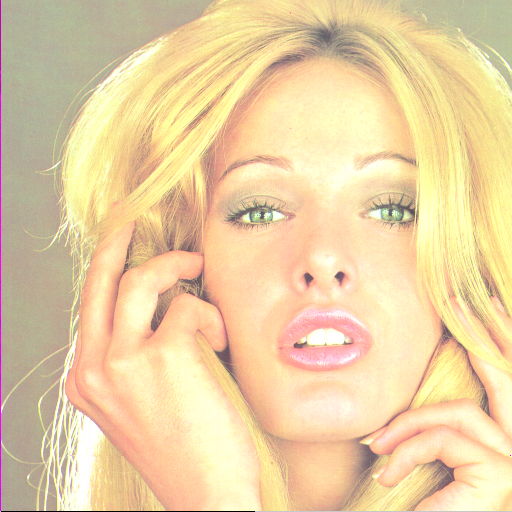
%> input picture Image/tiffany.bmp, 512 x 512 px
$ octave BitEdge.m   (GNU Octave 9; MATLAB toolbox functions it lacks are replaced by stand-ins)
%> lines starting %> are read from the running program, lines starting %| are printed output that depends on the picture
### PSNR.m
function psnr=PSNR(A,S)
%%% [psnr]=PSNR(A,S) 计算原图像和载密图像的峰值信噪比
%%% A                原图
%%% S                载密图像
%%% psnr             返回峰值信噪比
[M,N]=size(A);
x_source=A;
x_temp1=double(S)-double(x_source);
x_temp2=x_temp1( : );
x_temp3=abs(x_temp2);
x_temp4=x_temp3'*x_temp3;
d_embed=x_temp4/(M*N);
SDR1=255*255/d_embed;
psnr=10*log10(SDR1);

### BitEdge.m
clear,clc

image = imread('Image/tiffany.bmp');
%> image is the input picture: size 512x512x3 uint8; mean R, G, B 234.2, 208.6, 163.6
I = rgb2gray(image);

I_edge = edge(I,'canny');
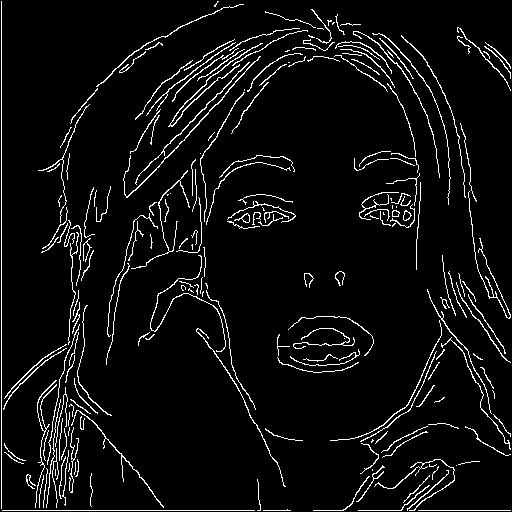
%> I_edge: size 512x512 logical; 5.6% white in thin lines or dots
I7 = bitand(I,bin2dec('11111110'));
I7_edge = edge(I7,'canny');
%> I7_edge: size 512x512 logical; 5.6% white in thin lines or dots
I6 = bitand(I,bin2dec('11111100'));
I6_edge = edge(I6,'canny');
%> I6_edge: size 512x512 logical; 5.6% white in thin lines or dots
I5 = bitand(I,bin2dec('11111000'));
I5_edge = edge(I5,'canny');
%> I5_edge: size 512x512 logical; 5.6% white in thin lines or dots
I4 = bitand(I,bin2dec('11110000'));
I4_edge = edge(I5,'canny');
I3 = bitand(I,bin2dec('11100000'));
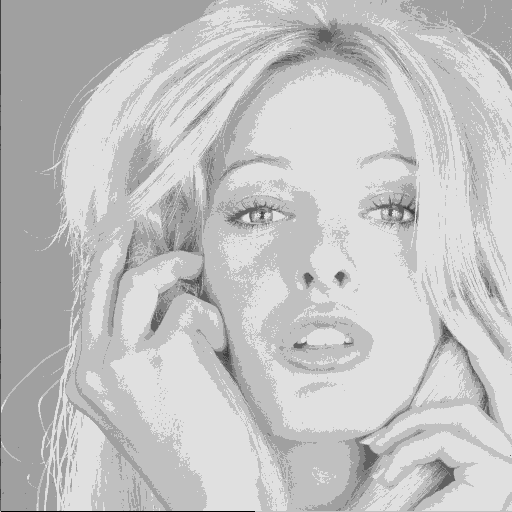
%> I3: size 512x512 uint8; min 0, max 224, mean 195.3
I3_edge = edge(I3,'canny');
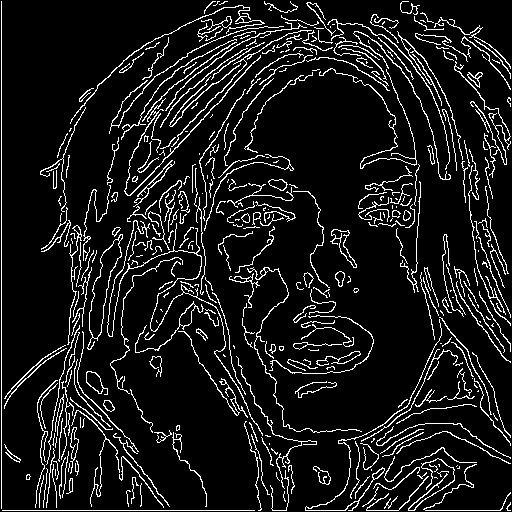
%> I3_edge: size 512x512 logical; 9.8% white in thin lines or dots
I2 = bitand(I,bin2dec('11100000'));
I2_edge = edge(I2,'canny');
I1 = bitand(I,bin2dec('11100000'));
I1_edge = edge(I1,'canny');

figure
subplot(2,4,1)
imshow(I_edge)
title(strcat('ǰ8bits,PSNR=',num2str(PSNR(I,I))))
%> in PSNR, `x_temp1=double(S)-double(x_source);`: x_temp1: size 512x512 double; every value is 0
%> in PSNR, `x_temp4=x_temp3'*x_temp3;`: x_temp4 = 0
%> in PSNR, `SDR1=255*255/d_embed;`: SDR1 = Inf
subplot(2,4,2)
imshow(I7_edge)
title(strcat('ǰ7bits,PSNR=',num2str(PSNR(I,I7))))
%> in PSNR (call 2), `x_temp1=double(S)-double(x_source);`: x_temp1: size 512x512 double; values -1 (black) and 0 (white), 50.1% white; black in thin lines or dots
subplot(2,4,3)
imshow(I6_edge)
title(strcat('ǰ6bits,PSNR=',num2str(PSNR(I,I6))))
%> in PSNR (call 3), `x_temp1=double(S)-double(x_source);`:
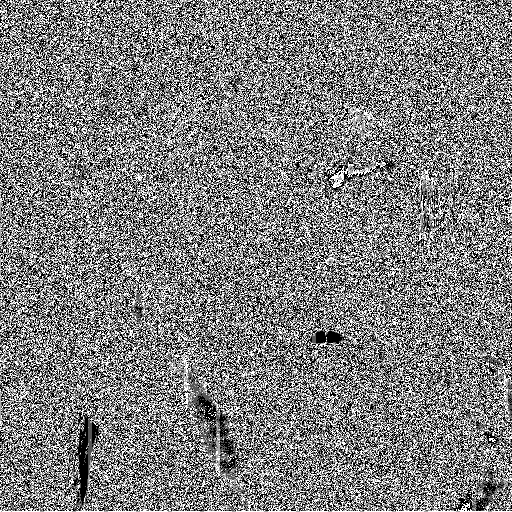
%> x_temp1: size 512x512 double; min -3, max 0, mean -1.5; drawn with min black and max white
%> in PSNR (call 3), `x_temp4=x_temp3'*x_temp3;`: x_temp4 = 919495
%> in PSNR (call 3), `d_embed=x_temp4/(M*N);`: d_embed = 3.51
%> in PSNR (call 3), `SDR1=255*255/d_embed;`: SDR1 = 18538.3
%> in PSNR (call 3), `psnr=10*log10(SDR1);`: psnr = 42.68
subplot(2,4,4)
imshow(I5_edge)
title(strcat('ǰ5bits,PSNR=',num2str(PSNR(I,I5))))
%> in PSNR (call 4), `x_temp1=double(S)-double(x_source);`:
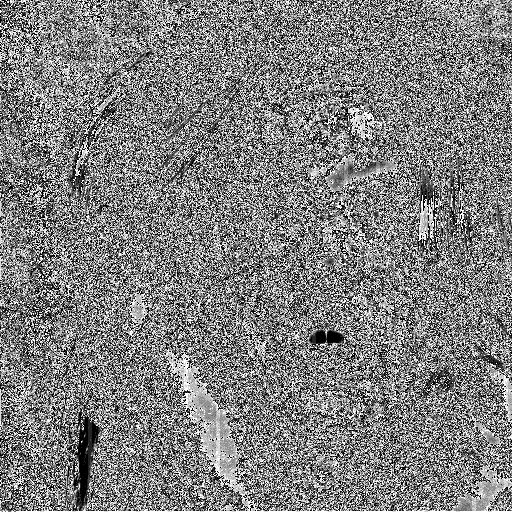
%> x_temp1: size 512x512 double; min -7, max 0, mean -3.49; drawn with min black and max white
%> in PSNR (call 4), `x_temp4=x_temp3'*x_temp3;`: x_temp4 = 4571775
%> in PSNR (call 4), `d_embed=x_temp4/(M*N);`: d_embed = 17.44
%> in PSNR (call 4), `SDR1=255*255/d_embed;`: SDR1 = 3728.5
%> in PSNR (call 4), `psnr=10*log10(SDR1);`: psnr = 35.72
subplot(2,4,5)
imshow(I4_edge)
title(strcat('ǰ4bits,PSNR=',num2str(PSNR(I,I4))))
%> in PSNR (call 5), `x_temp1=double(S)-double(x_source);`:
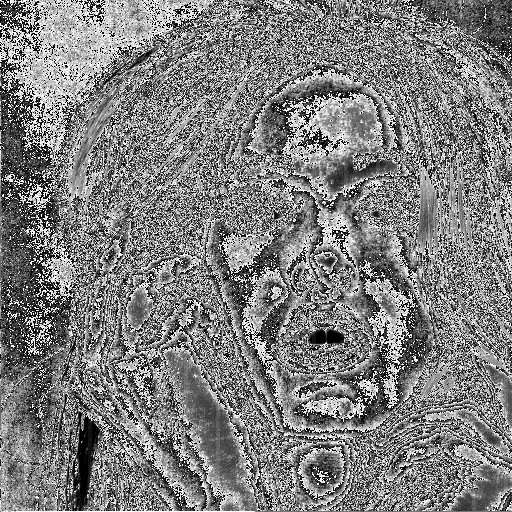
%> x_temp1: size 512x512 double; min -15, max 0, mean -7.56; drawn with min black and max white
%> in PSNR (call 5), `x_temp4=x_temp3'*x_temp3;`: x_temp4 = 20605839
%> in PSNR (call 5), `d_embed=x_temp4/(M*N);`: d_embed = 78.61
%> in PSNR (call 5), `SDR1=255*255/d_embed;`: SDR1 = 827.2
%> in PSNR (call 5), `psnr=10*log10(SDR1);`: psnr = 29.18
subplot(2,4,6)
imshow(I3_edge)
title(strcat('ǰ3bits,PSNR=',num2str(PSNR(I,I3))))
%> in PSNR (call 6), `x_temp1=double(S)-double(x_source);`:
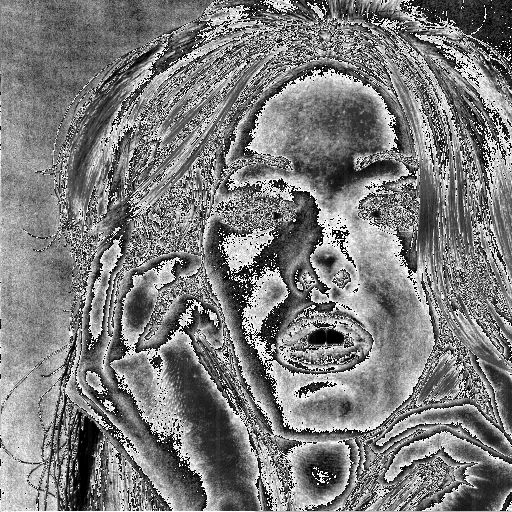
%> x_temp1: size 512x512 double; min -31, max 0, mean -15.85; drawn with min black and max white
%> in PSNR (call 6), `x_temp4=x_temp3'*x_temp3;`: x_temp4 = 85353391
%> in PSNR (call 6), `d_embed=x_temp4/(M*N);`: d_embed = 325.6
%> in PSNR (call 6), `SDR1=255*255/d_embed;`: SDR1 = 199.7
%> in PSNR (call 6), `psnr=10*log10(SDR1);`: psnr = 23
subplot(2,4,7)
imshow(I2_edge)
title(strcat('ǰ2bits,PSNR=',num2str(PSNR(I,I2))))
subplot(2,4,8)
imshow(I1_edge)
title(strcat('ǰ1bits,PSNR=',num2str(PSNR(I,I1))))
